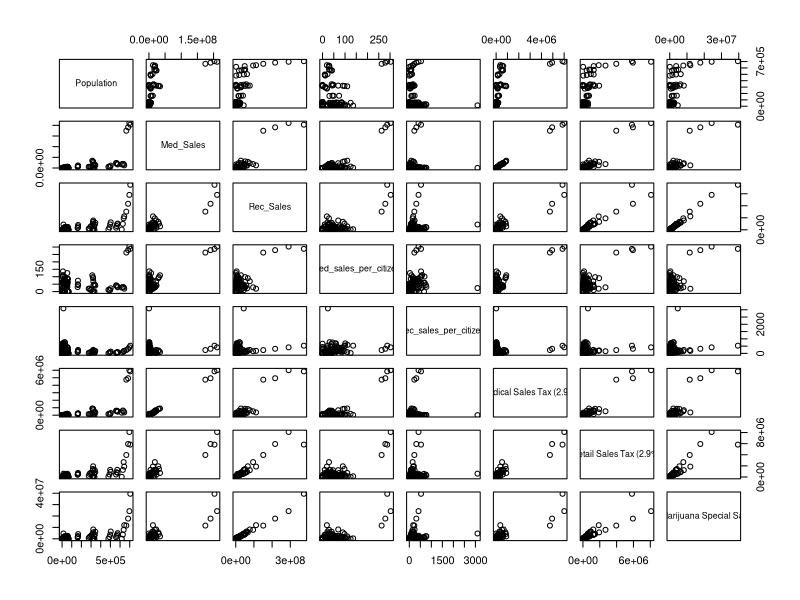
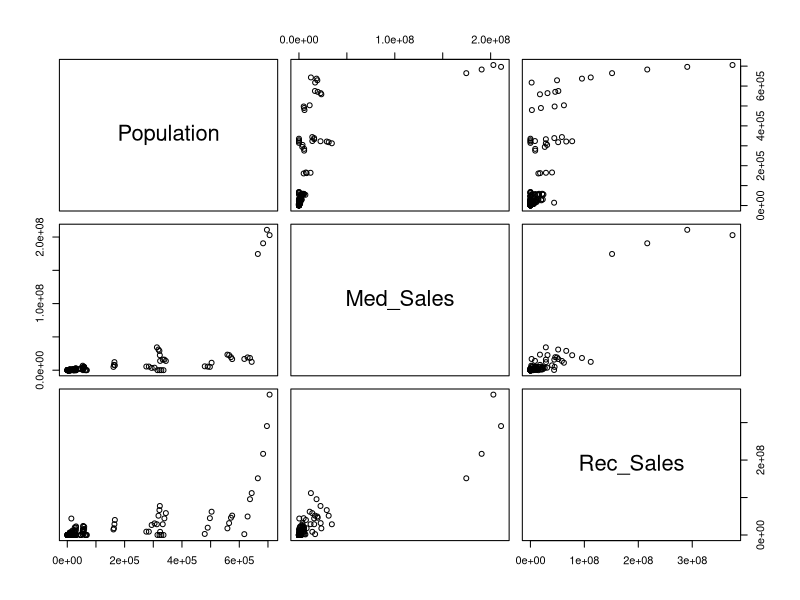
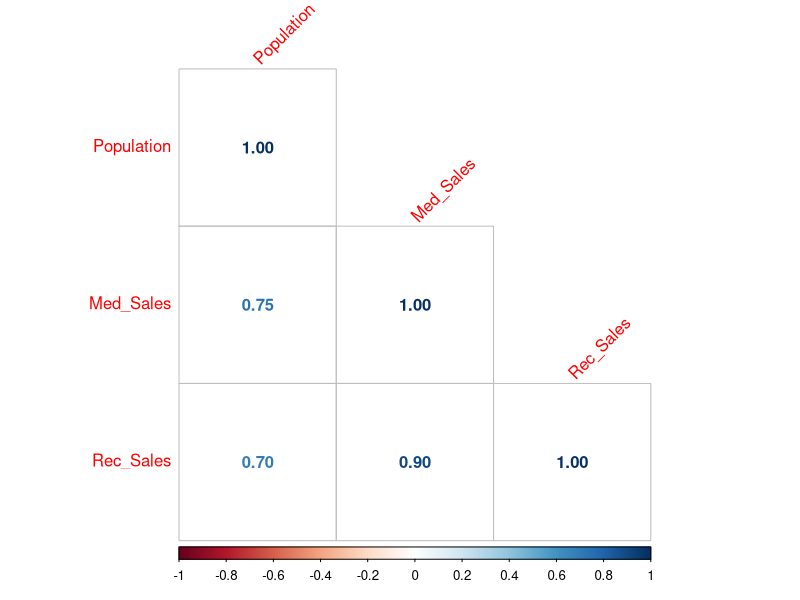
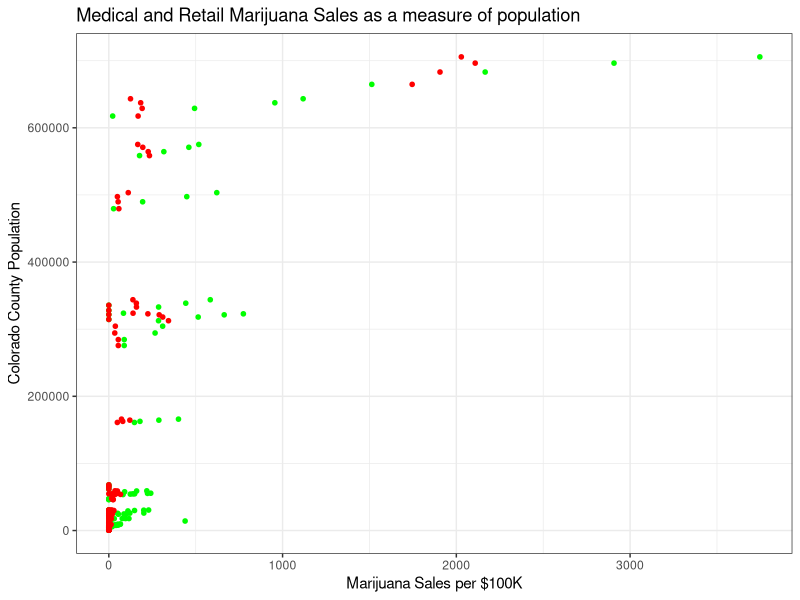
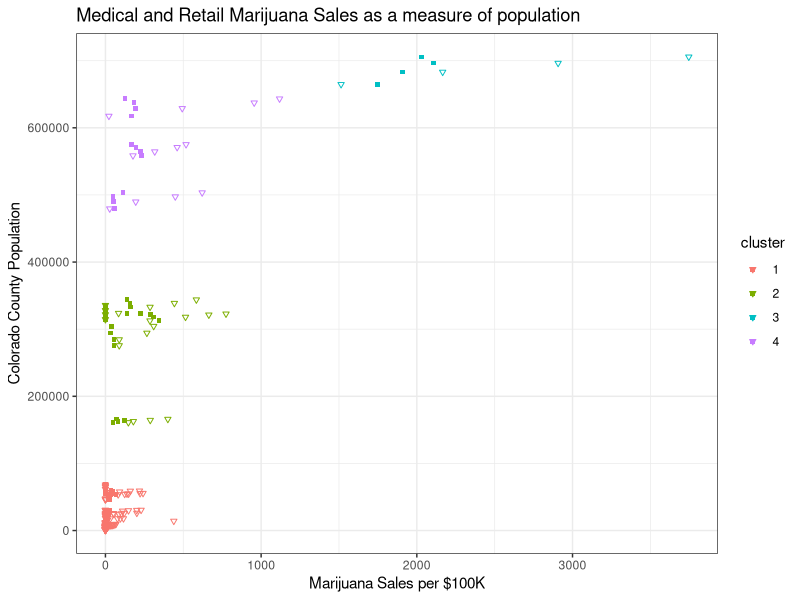
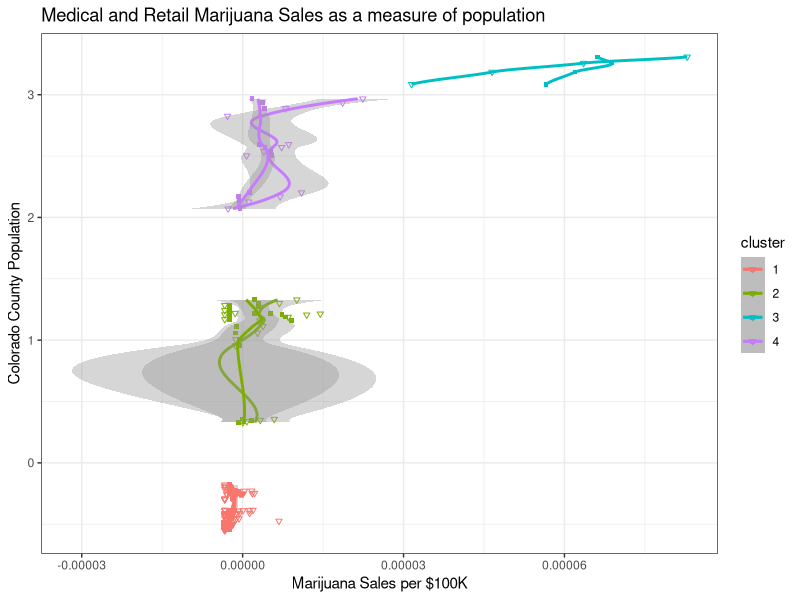

Reproduce these figures in R, in order.
## ---- chunk 1
knitr::opts_chunk$set(echo = TRUE)
## ---- chunk 2
library("readxl")
library("formattable")
library("tidyverse")
library("tidyr")
library("ggplot2")
library("ggrepel")
## ---- chunk 3
#gather sales and tax data into tibbles
sales_mj <- read_xlsx("CO_County_Sales_2014_2018.xlsx", sheet = "aggregate", range = NULL, col_names = TRUE)
taxes_mj <- read_xlsx("CO_County_Taxes_2014_2018.xlsx", sheet = "aggregate", range = NULL, col_names = TRUE)

#merge the two tibbles - {base} merge returns a dataframe
CCMDs <- merge(sales_mj, taxes_mj)

#remove 2018 values until both spreadsheets are fully populated
CCMDs <- subset(CCMDs, Year < "2018")

#create a list of column names for columns 8 through 14 - these are the columns related to sales and taxes
cashcol <- colnames(CCMDs[8:14])

#loop to convert sales/tax columns to numeric/currency - this will introduce NAs for each of the 7 columns (resulting in a warning for each column)
for (i in cashcol) {
  CCMDs[[i]] <- as.numeric(CCMDs[[i]])   #character to numeric
  CCMDs[[i]] <- currency(CCMDs[[i]], digits = 0L) #numeric but with currency symbology
}

#clean up unneeded files
rm(cashcol, i)
rm(sales_mj, taxes_mj)

#write dataframe to disk
write_excel_csv(CCMDs, "CCMDs.csv", na = "NA", append = FALSE)

## ---- chunk 4
summary(CCMDs)

## ---- chunk 5
#count the NAs
sum(is.na(CCMDs))

#remove the NAs
CCMDs <- na.omit(CCMDs)

plot(CCMDs[,7:14])
## ---- chunk 6
library(corrplot)
#subset out unnecessary columns
plot(CCMDs[,7:9])

#corrplot the value features
m <- cor(CCMDs[, c(7:9)], use = "complete.obs", method = "spearman")
corrplot(m, method="number", type = "lower", order = "hclust", tl.srt = 45)
## ---- chunk 7
#disable scientific notation
options(scipen = 999)

#table(CCMDs[, 1,8:9])

#filter by year

ggplot(data=CCMDs, aes(x = Population))+
  geom_point(aes(y = Rec_Sales/100000), color="green", show.legend = TRUE, size = 1.25)+
  geom_point(aes(y = Med_Sales/100000), color="red", show.legend = TRUE, size = 1.25)+
  labs(title="Medical and Retail Marijuana Sales as a measure of population", x= "Colorado County Population", y= "Marijuana Sales per $100K")+
  theme_bw()+
  coord_flip()

## ---- chunk 8
#first scale and sequester the data fields of interest into a new dataframe. 
CCMDs_scale <- data.frame(scale(CCMDs[,7:9]))

#use kmeans to perform cluster identification
cluster <- kmeans(CCMDs_scale, centers=4, iter.max=50, nstart=5)

#bind the cluster field to to the values from scale
cluster <- cluster$cluster

#convert cluster number to factor
cluster <- as.factor(cluster)

ggplot(data=CCMDs, aes(x = Population, color=cluster))+
  geom_point(shape=25, aes(y = Rec_Sales/100000), show.legend = TRUE, size = 1.25)+
  geom_point(shape=15, aes(y = Med_Sales/100000), show.legend = TRUE, size = 1.25)+
  labs(title="Medical and Retail Marijuana Sales as a measure of population", x= "Colorado County Population", y= "Marijuana Sales per $100K")+
  theme_bw()+
  coord_flip()


#interesting failure... I need to disect this.
ggplot(data=CCMDs_scale, aes(x = Population, color=cluster))+
  geom_point(shape=25, aes(y = Rec_Sales/100000), show.legend = TRUE, size = 1.25)+
  geom_smooth(aes(y=Rec_Sales/100000))+
  geom_point(shape=15, aes(y = Med_Sales/100000), show.legend = TRUE, size = 1.25)+
  geom_smooth(aes(y=Med_Sales/100000))+
  labs(title="Medical and Retail Marijuana Sales as a measure of population", x= "Colorado County Population", y= "Marijuana Sales per $100K")+
  theme_bw()+
  coord_flip()
